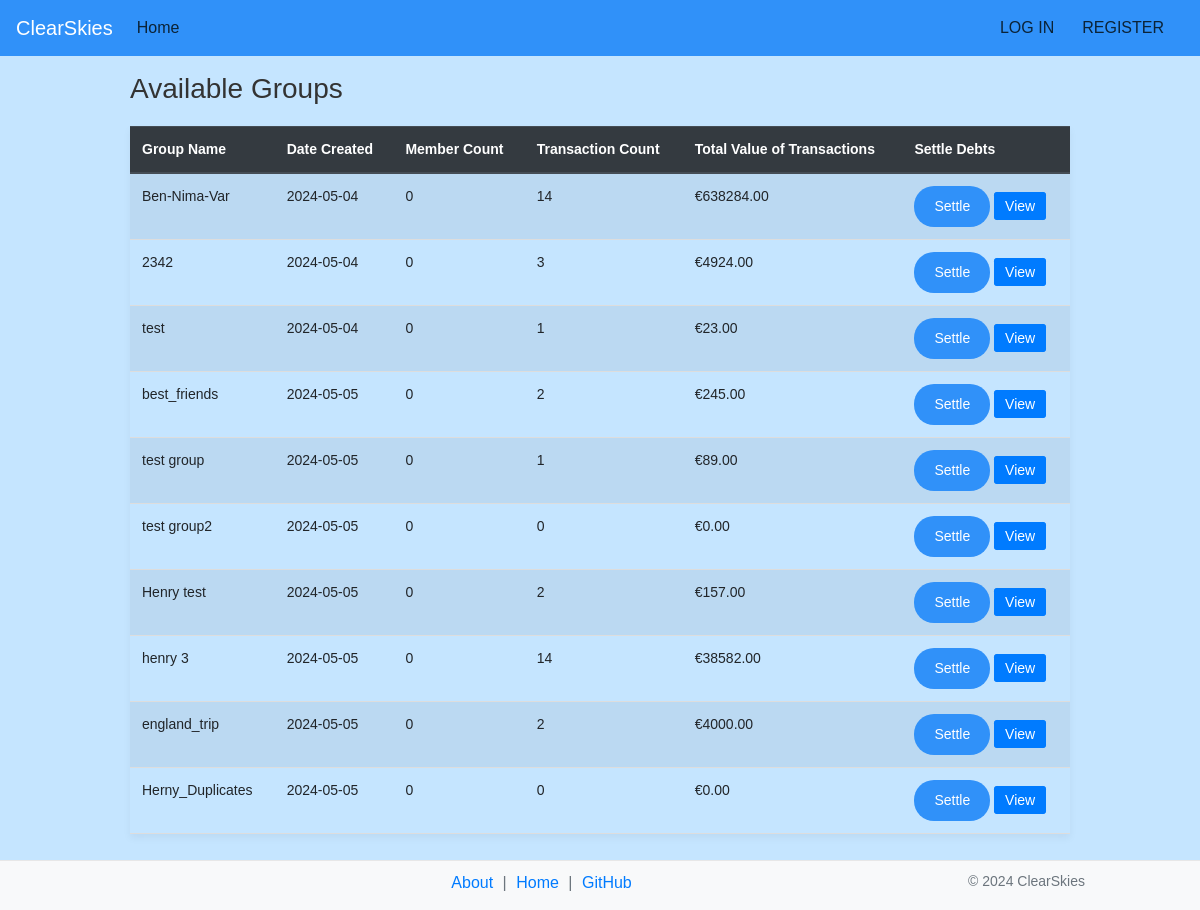
The app's page /list_groups with its own data.
### app/models/group.py (models this page shows)
class Group(db.Model):
    __tablename__ = 'groups'
    id = db.Column(db.Integer, primary_key=True)
    name = db.Column(db.String(100), nullable=False)
    created_at = db.Column(db.DateTime, default=datetime.utcnow)
    users = db.relationship('UserGroup', back_populates='group', lazy='dynamic')
    transactions = db.relationship('GroupTransaction', backref='group', lazy='dynamic')

### app/debts.py (the view)
    @app.route('/list_groups')
    def list_groups():
        page = request.args.get('page', 1, type=int)
        per_page = 10
        member_count_subquery = db.session.query(
            UserGroup.group_id.label('group_id'),
            func.count('*').label('member_count')
        ).group_by(UserGroup.group_id).subquery()
        transaction_stats_subquery = db.session.query(
            GroupTransaction.group_id.label('group_id'),
            func.count('*').label('total_transactions'),
            func.sum(GroupTransaction.amount).label('total_amount')
        ).group_by(GroupTransaction.group_id).subquery()
        try:
            groups = db.session.query(
                Group.id,
                Group.name,
                Group.created_at,
                func.coalesce(member_count_subquery.c.member_count, 0).label('member_count'),
                func.coalesce(transaction_stats_subquery.c.total_transactions, 0).label('total_transactions'),
                func.coalesce(transaction_stats_subquery.c.total_amount, 0).label('total_amount')
            ).outerjoin(member_count_subquery, Group.id == member_count_subquery.c.group_id) \
            .outerjoin(transaction_stats_subquery, Group.id == transaction_stats_subquery.c.group_id) \
            .paginate(page=page, per_page=per_page, error_out=False)
        except Exception as e:
            flash(f"Database error: {e}", 'error')
            abort(500, description="Error accessing the database")
        return render_template('list_groups.html', groups=groups)

### app/templates/list_groups.html (shortened to what this page needs)
{% extends 'layout.html' %}
{% block content %}
<div class="container mt-3">
    <h3>Available Groups</h3>
    {% if groups.items %}
        <table class="table table-striped">
            <thead class="thead-dark">
                <tr>
                    <th>Group Name</th>
                    <th>Date Created</th>
                    <th>Member Count</th>
                    <th>Transaction Count</th>
                    <th>Total Value of Transactions</th>
                    <th>Settle Debts</th>
                </tr>
            </thead>
            <tbody>
                {% for group in groups.items %}
                <tr>
                    <td>{{ group.name }}</td>
                    <td>{{ group.created_at.strftime('%Y-%m-%d') }}</td>
                    <td>{{ group.member_count }}</td>
                    <td>{{ group.total_transactions }}</td>
                    <td>€{{ "%.2f"|format(group.total_amount) }}</td>
                    <td>
                        <form action="{{ url_for('settle_group_debts', group_id=group.id) }}" method="post" style="display: inline;">
                            <button type="submit" class="btn btn-sm btn-success">Settle</button>
                        </form>
                        <a href="{{ url_for('view_group', group_id=group.id) }}" class="btn btn-sm btn-primary" style="display: inline;">View</a>
                    </td>
                </tr>
                {% endfor %}
            </tbody>
        </table>
    {% else %}
        <p>You don't belong to any groups.</p>
    {% endif %}
</div>
{% endblock %}

### app/templates/layout.html (style rules this page uses)
body { font-family: Arial, sans-serif; background-color: rgb(197, 229, 255); margin-bottom: 50px; }
h1, h2, h3, h4, h5, h6 { color: #0b2337; }
button[type="submit"] { background-color: #3091f9; color: white; padding: 10px 20px; border: none; border-radius: 20px; cursor: pointer; }
.container { max-width: 1000px; margin: auto; padding-top: 0px; padding-bottom: 5px; }
.table { font-size: 14px; }

### app/templates/list_groups.html (style rules this page uses)
.container { font-family: Arial, sans-serif; }
h3, h4 { color: #333; }
table { width: 100%; margin-top: 20px; border-collapse: collapse; box-shadow: 0 4px 8px rgba(0, 0, 0, 0.05); }
th, td { padding: 8px; text-align: left; border-bottom: 1px solid #ddd; }
th { background-color: #f8f8f8; }
.btn-success, .btn-primary { color: white; cursor: pointer; }
.btn-success { background-color: #28a745; border-color: #28a745; }
.btn-primary { background-color: #007bff; border-color: #007bff; }
.btn-sm { padding: 5px 10px; font-size: 0.875rem; }

### records on screen
Group: name "Ben-Nima-Var", created_at "2024-05-04", member_count "0", total_transactions "14", total_amount "638284.00"
Group: name "2342", created_at "2024-05-04", member_count "0", total_transactions "3", total_amount "4924.00"
Group: name "test", created_at "2024-05-04", member_count "0", total_transactions "1", total_amount "23.00"
Group: name "best_friends", created_at "2024-05-05", member_count "0", total_transactions "2", total_amount "245.00"
Group: name "test group", created_at "2024-05-05", member_count "0", total_transactions "1", total_amount "89.00"
Group: name "test group2", created_at "2024-05-05", member_count "0", total_transactions "0", total_amount "0.00"
Group: name "Henry test", created_at "2024-05-05", member_count "0", total_transactions "2", total_amount "157.00"
Group: name "henry 3", created_at "2024-05-05", member_count "0", total_transactions "14", total_amount "38582.00"
Group: name "england_trip", created_at "2024-05-05", member_count "0", total_transactions "2", total_amount "4000.00"
Group: name "Herny_Duplicates", created_at "2024-05-05", member_count "0", total_transactions "0", total_amount "0.00"
